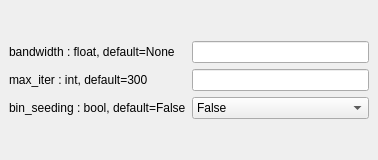
<?xml version="1.0" encoding="UTF-8"?>
<ui version="4.0">
 <class>MeanShiftWindow</class>
 <widget class="QMainWindow" name="MeanShiftWindow">
  <property name="geometry">
   <rect>
    <x>0</x>
    <y>0</y>
    <width>378</width>
    <height>160</height>
   </rect>
  </property>
  <property name="maximumSize">
   <size>
    <width>380</width>
    <height>160</height>
   </size>
  </property>
  <property name="windowTitle">
   <string>MainWindow</string>
  </property>
  <widget class="QWidget" name="centralwidget">
   <layout class="QGridLayout" name="gridLayout">
    <item row="0" column="0">
     <layout class="QGridLayout" name="Base">
      <item row="0" column="1">
       <widget class="QLineEdit" name="lineEdit_bandwidth">
        <property name="statusTip">
         <string>Bandwidth used in the RBF kernel.</string>
        </property>
       </widget>
      </item>
      <item row="1" column="1">
       <widget class="QLineEdit" name="lineEdit_max_iter">
        <property name="statusTip">
         <string>Maximum number of iterations, per seed point before the clustering operation terminates (for that seed point)</string>
        </property>
       </widget>
      </item>
      <item row="1" column="0">
       <widget class="QLabel" name="label_max_iter">
        <property name="text">
         <string>max_iter : int, default=300</string>
        </property>
       </widget>
      </item>
      <item row="2" column="0">
       <widget class="QLabel" name="label_bin_seeding">
        <property name="text">
         <string>bin_seeding : bool, default=False</string>
        </property>
       </widget>
      </item>
      <item row="2" column="1">
       <widget class="QComboBox" name="combobox_bin_seeding">
        <property name="statusTip">
         <string>Setting this option to True will speed up the algorithm </string>
        </property>
        <item>
         <property name="text">
          <string>False</string>
         </property>
        </item>
        <item>
         <property name="text">
          <string>True</string>
         </property>
        </item>
       </widget>
      </item>
      <item row="0" column="0">
       <widget class="QLabel" name="label_bandwidth">
        <property name="statusTip">
         <string>Bandwidth used in the RBF kernel.</string>
        </property>
        <property name="text">
         <string>bandwidth : float, default=None</string>
        </property>
       </widget>
      </item>
     </layout>
    </item>
   </layout>
  </widget>
 </widget>
 <resources/>
 <connections/>
</ui>
